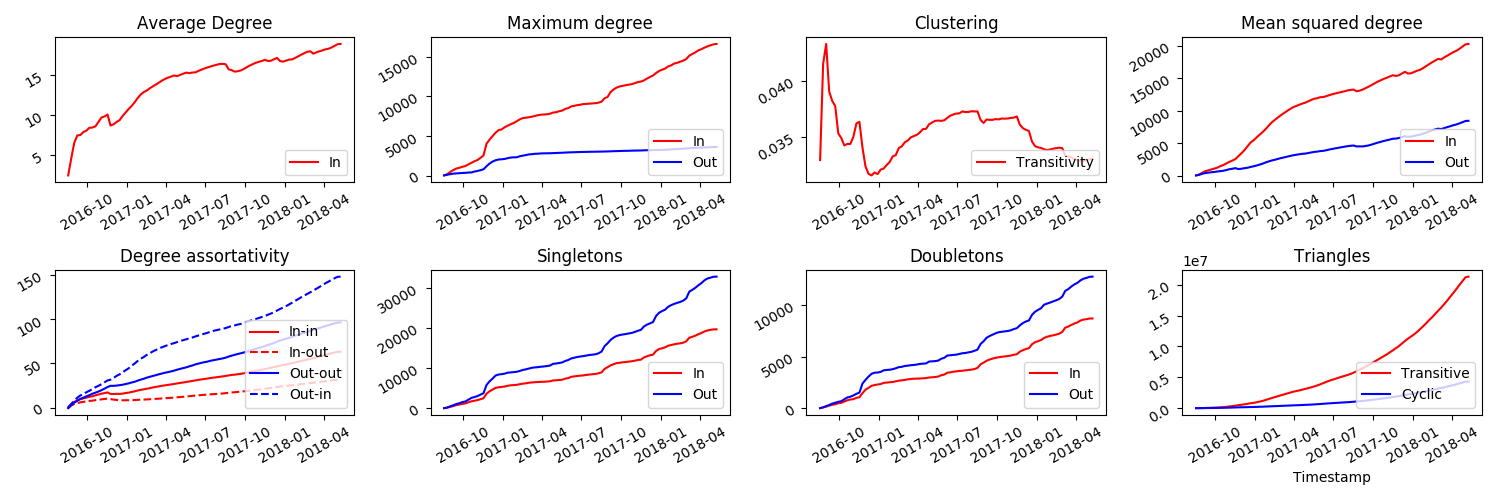

Generate this figure with Python:
import pandas as pd
import numpy as np
import matplotlib.pyplot as plt
import matplotlib as mpl
import datetime as dt

fig, ax = plt.subplots(nrows=2, ncols=4, figsize=(15,5))

# Get time axes set up
x_major_lct = mpl.dates.AutoDateLocator(minticks=2,maxticks=10, interval_multiples=True)
x_fmt = mpl.dates.AutoDateFormatter(x_major_lct)

plt.xlabel("Timestamp")
ax[0,0].set_title('Average Degree')
ax[0,1].set_title('Maximum degree')
ax[0,2].set_title('Clustering')
ax[0,3].set_title('Mean squared degree')
ax[1,0].set_title('Degree assortativity')
ax[1,1].set_title('Singletons')
ax[1,2].set_title('Doubletons')
ax[1,3].set_title('Triangles')


# File with all the time series of measurements
file = "experiments/gab/aggregate_measurements_directed.dat"

# Read stats from datafile
with open(file,'r') as f:
    f.readline()
    rawdata = f.read().splitlines()
    times = [dt.datetime.fromtimestamp(int(l.split()[0])) for l in rawdata]
    matrix = np.array([[int(row.split()[0])]+[float(num) for num in row.split()[1:]] for row in rawdata])
    df = pd.DataFrame(matrix)
    f.close()

df.columns = ['timestamp', 'nodes', 'links', 'avgdegin', 'maxdegin', 'maxdegout', 'singin', 'singout', 'doubin',
              'doubout', 'meandegsqin', 'meandegsqout', 'assortinin', 'assortinout', 'assortoutin', 'assortoutout',
              'cluster', 'transtri', 'cyclictri']

ax[0,0].plot(times, df['avgdegin'], color='red', label='In')

ax[0,1].plot(times, df['maxdegin'], color='red', label='In')
ax[0,1].plot(times, df['maxdegout'], color='blue', label='Out')

ax[0,2].plot(times, df['cluster'], color='red', label='Transitivity')

ax[0,3].plot(times, df['meandegsqin'], color='red', label='In')
ax[0,3].plot(times, df['meandegsqout'], color='blue', label='Out')

ax[1,0].plot(times, df['assortinin'], color='red', label='In-in')
ax[1,0].plot(times, df['assortinout'], color='red', label='In-out', linestyle='--')
ax[1,0].plot(times, df['assortoutout'], color='blue', label='Out-out')
ax[1,0].plot(times, df['assortoutin'], color='blue', label='Out-in', linestyle='--')

ax[1,1].plot(times, df['singin'], color='red', label='In')
ax[1,1].plot(times, df['singout'], color='blue', label='Out')

ax[1,2].plot(times, df['doubin'], color='red', label='In')
ax[1,2].plot(times, df['doubout'], color='blue', label='Out')

ax[1,3].plot(times, df['transtri'], color='red', label='Transitive')
ax[1,3].plot(times, df['cyclictri'], color='blue', label='Cyclic')

for row in range(2):
    for col in range(4):
        ax[row,col].legend(loc='lower right')
        ax[row,col].xaxis.set_major_locator(x_major_lct)
        ax[row,col].xaxis.set_major_formatter(x_fmt)
        for label in ax[row,col].get_xmajorticklabels():
            label.set_rotation(30)
        for label in ax[row,col].get_ymajorticklabels():
            label.set_rotation(30)


plt.tight_layout()
fig.savefig("experiments/gab/GabTSDirected.png")
plt.show()